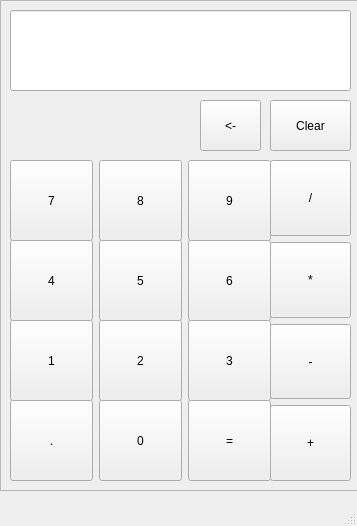
<?xml version="1.0" encoding="UTF-8"?>
<ui version="4.0">
 <class>MainWindow</class>
 <widget class="QMainWindow" name="MainWindow">
  <property name="geometry">
   <rect>
    <x>0</x>
    <y>0</y>
    <width>357</width>
    <height>526</height>
   </rect>
  </property>
  <property name="windowTitle">
   <string>MainWindow</string>
  </property>
  <widget class="QWidget" name="centralwidget">
   <widget class="QFrame" name="frame">
    <property name="geometry">
     <rect>
      <x>0</x>
      <y>0</y>
      <width>361</width>
      <height>491</height>
     </rect>
    </property>
    <property name="frameShape">
     <enum>QFrame::StyledPanel</enum>
    </property>
    <property name="frameShadow">
     <enum>QFrame::Raised</enum>
    </property>
    <widget class="QWidget" name="horizontalLayoutWidget">
     <property name="geometry">
      <rect>
       <x>10</x>
       <y>160</y>
       <width>261</width>
       <height>81</height>
      </rect>
     </property>
     <layout class="QHBoxLayout" name="horizontalLayout">
      <item>
       <widget class="QPushButton" name="btn_7">
        <property name="sizePolicy">
         <sizepolicy hsizetype="Minimum" vsizetype="Expanding">
          <horstretch>0</horstretch>
          <verstretch>0</verstretch>
         </sizepolicy>
        </property>
        <property name="text">
         <string>7</string>
        </property>
       </widget>
      </item>
      <item>
       <widget class="QPushButton" name="btn_8">
        <property name="sizePolicy">
         <sizepolicy hsizetype="Minimum" vsizetype="Expanding">
          <horstretch>0</horstretch>
          <verstretch>0</verstretch>
         </sizepolicy>
        </property>
        <property name="text">
         <string>8</string>
        </property>
       </widget>
      </item>
      <item>
       <widget class="QPushButton" name="btn_9">
        <property name="sizePolicy">
         <sizepolicy hsizetype="Minimum" vsizetype="Expanding">
          <horstretch>0</horstretch>
          <verstretch>0</verstretch>
         </sizepolicy>
        </property>
        <property name="text">
         <string>9</string>
        </property>
       </widget>
      </item>
     </layout>
    </widget>
    <widget class="QWidget" name="horizontalLayoutWidget_2">
     <property name="geometry">
      <rect>
       <x>10</x>
       <y>240</y>
       <width>261</width>
       <height>81</height>
      </rect>
     </property>
     <layout class="QHBoxLayout" name="horizontalLayout_2">
      <item>
       <widget class="QPushButton" name="btn_4">
        <property name="sizePolicy">
         <sizepolicy hsizetype="Minimum" vsizetype="Expanding">
          <horstretch>0</horstretch>
          <verstretch>0</verstretch>
         </sizepolicy>
        </property>
        <property name="text">
         <string>4</string>
        </property>
       </widget>
      </item>
      <item>
       <widget class="QPushButton" name="btn_5">
        <property name="sizePolicy">
         <sizepolicy hsizetype="Minimum" vsizetype="Expanding">
          <horstretch>0</horstretch>
          <verstretch>0</verstretch>
         </sizepolicy>
        </property>
        <property name="text">
         <string>5</string>
        </property>
       </widget>
      </item>
      <item>
       <widget class="QPushButton" name="btn_6">
        <property name="sizePolicy">
         <sizepolicy hsizetype="Minimum" vsizetype="Expanding">
          <horstretch>0</horstretch>
          <verstretch>0</verstretch>
         </sizepolicy>
        </property>
        <property name="text">
         <string>6</string>
        </property>
       </widget>
      </item>
     </layout>
    </widget>
    <widget class="QWidget" name="horizontalLayoutWidget_3">
     <property name="geometry">
      <rect>
       <x>10</x>
       <y>320</y>
       <width>261</width>
       <height>81</height>
      </rect>
     </property>
     <layout class="QHBoxLayout" name="horizontalLayout_3">
      <item>
       <widget class="QPushButton" name="btn_1">
        <property name="sizePolicy">
         <sizepolicy hsizetype="Minimum" vsizetype="Expanding">
          <horstretch>0</horstretch>
          <verstretch>0</verstretch>
         </sizepolicy>
        </property>
        <property name="text">
         <string>1</string>
        </property>
       </widget>
      </item>
      <item>
       <widget class="QPushButton" name="btn_2">
        <property name="sizePolicy">
         <sizepolicy hsizetype="Minimum" vsizetype="Expanding">
          <horstretch>0</horstretch>
          <verstretch>0</verstretch>
         </sizepolicy>
        </property>
        <property name="text">
         <string>2</string>
        </property>
       </widget>
      </item>
      <item>
       <widget class="QPushButton" name="btn_3">
        <property name="sizePolicy">
         <sizepolicy hsizetype="Minimum" vsizetype="Expanding">
          <horstretch>0</horstretch>
          <verstretch>0</verstretch>
         </sizepolicy>
        </property>
        <property name="text">
         <string>3</string>
        </property>
       </widget>
      </item>
     </layout>
    </widget>
    <widget class="QWidget" name="verticalLayoutWidget">
     <property name="geometry">
      <rect>
       <x>270</x>
       <y>160</y>
       <width>81</width>
       <height>321</height>
      </rect>
     </property>
     <layout class="QVBoxLayout" name="verticalLayout_6">
      <item>
       <widget class="QPushButton" name="btn_divide">
        <property name="sizePolicy">
         <sizepolicy hsizetype="Minimum" vsizetype="MinimumExpanding">
          <horstretch>0</horstretch>
          <verstretch>0</verstretch>
         </sizepolicy>
        </property>
        <property name="text">
         <string>/</string>
        </property>
       </widget>
      </item>
      <item>
       <widget class="QPushButton" name="btn_multiply">
        <property name="sizePolicy">
         <sizepolicy hsizetype="Minimum" vsizetype="MinimumExpanding">
          <horstretch>0</horstretch>
          <verstretch>0</verstretch>
         </sizepolicy>
        </property>
        <property name="text">
         <string>*</string>
        </property>
       </widget>
      </item>
      <item>
       <widget class="QPushButton" name="btn_minus">
        <property name="sizePolicy">
         <sizepolicy hsizetype="Minimum" vsizetype="MinimumExpanding">
          <horstretch>0</horstretch>
          <verstretch>0</verstretch>
         </sizepolicy>
        </property>
        <property name="text">
         <string>-</string>
        </property>
       </widget>
      </item>
      <item>
       <widget class="QPushButton" name="btn_plus">
        <property name="sizePolicy">
         <sizepolicy hsizetype="Minimum" vsizetype="MinimumExpanding">
          <horstretch>0</horstretch>
          <verstretch>0</verstretch>
         </sizepolicy>
        </property>
        <property name="text">
         <string>+</string>
        </property>
       </widget>
      </item>
     </layout>
    </widget>
    <widget class="QLineEdit" name="txt_result">
     <property name="geometry">
      <rect>
       <x>10</x>
       <y>10</y>
       <width>341</width>
       <height>81</height>
      </rect>
     </property>
    </widget>
    <widget class="QPushButton" name="btn_clear">
     <property name="geometry">
      <rect>
       <x>270</x>
       <y>100</y>
       <width>81</width>
       <height>51</height>
      </rect>
     </property>
     <property name="text">
      <string>Clear</string>
     </property>
    </widget>
    <widget class="QPushButton" name="btn_delete">
     <property name="geometry">
      <rect>
       <x>200</x>
       <y>100</y>
       <width>61</width>
       <height>51</height>
      </rect>
     </property>
     <property name="text">
      <string>&lt;-</string>
     </property>
    </widget>
   </widget>
   <widget class="QWidget" name="horizontalLayoutWidget_4">
    <property name="geometry">
     <rect>
      <x>10</x>
      <y>400</y>
      <width>261</width>
      <height>81</height>
     </rect>
    </property>
    <layout class="QHBoxLayout" name="horizontalLayout_4">
     <item>
      <widget class="QPushButton" name="btn_dot">
       <property name="sizePolicy">
        <sizepolicy hsizetype="Minimum" vsizetype="Expanding">
         <horstretch>0</horstretch>
         <verstretch>0</verstretch>
        </sizepolicy>
       </property>
       <property name="text">
        <string>.</string>
       </property>
      </widget>
     </item>
     <item>
      <widget class="QPushButton" name="btn_0">
       <property name="sizePolicy">
        <sizepolicy hsizetype="Minimum" vsizetype="Expanding">
         <horstretch>0</horstretch>
         <verstretch>0</verstretch>
        </sizepolicy>
       </property>
       <property name="text">
        <string>0</string>
       </property>
      </widget>
     </item>
     <item>
      <widget class="QPushButton" name="btn_is">
       <property name="sizePolicy">
        <sizepolicy hsizetype="Minimum" vsizetype="Expanding">
         <horstretch>0</horstretch>
         <verstretch>0</verstretch>
        </sizepolicy>
       </property>
       <property name="text">
        <string>=</string>
       </property>
      </widget>
     </item>
    </layout>
   </widget>
  </widget>
  <widget class="QMenuBar" name="menubar">
   <property name="geometry">
    <rect>
     <x>0</x>
     <y>0</y>
     <width>357</width>
     <height>21</height>
    </rect>
   </property>
  </widget>
  <widget class="QStatusBar" name="statusbar"/>
 </widget>
 <resources/>
 <connections/>
</ui>
